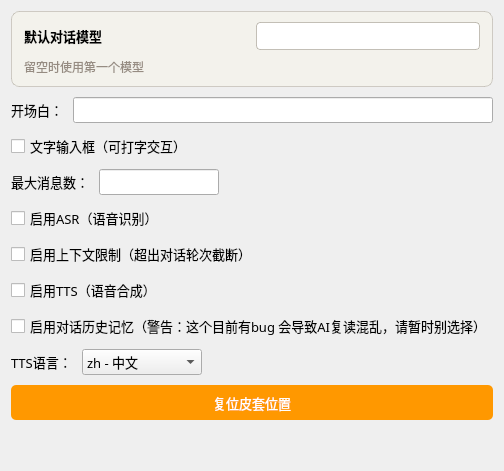
              <widget class="QWidget" name="tab_basic_config">
               <attribute name="title">
                <string>基础配置</string>
               </attribute>
               <layout class="QVBoxLayout" name="verticalLayout_basic_config">
                <property name="spacing">
                 <number>10</number>
                </property>
                <item>
                 <widget class="QFrame" name="frame_default_model">
                  <property name="styleSheet">
                   <string notr="true">QFrame#frame_default_model { border: 1px solid rgba(180,175,165,150); border-radius: 8px; background-color: rgba(245,243,235,180); padding: 2px; }</string>
                  </property>
                  <property name="frameShape">
                   <enum>QFrame::StyledPanel</enum>
                  </property>
                  <layout class="QVBoxLayout" name="verticalLayout_default_model">
                   <property name="spacing">
                    <number>8</number>
                   </property>
                   <property name="leftMargin">
                    <number>10</number>
                   </property>
                   <property name="topMargin">
                    <number>8</number>
                   </property>
                   <property name="rightMargin">
                    <number>10</number>
                   </property>
                   <property name="bottomMargin">
                    <number>8</number>
                   </property>
                    <item>
                     <layout class="QHBoxLayout" name="horizontalLayout_default_model">
                      <item>
                       <widget class="QLabel" name="label_default_model_title">
                        <property name="font">
                         <font>
                          <family>微软雅黑</family>
                          <pointsize>10</pointsize>
                          <weight>75</weight>
                          <bold>true</bold>
                         </font>
                        </property>
                        <property name="text">
                         <string>默认对话模型</string>
                        </property>
                       </widget>
                      </item>
                      <item>
                       <widget class="QComboBox" name="comboBox_llm_provider">
                        <property name="font">
                         <font>
                          <family>微软雅黑</family>
                          <pointsize>10</pointsize>
                         </font>
                        </property>
                        <property name="minimumSize">
                         <size>
                          <width>200</width>
                          <height>0</height>
                         </size>
                        </property>
                        <property name="styleSheet">
                         <string notr="true">QComboBox { border: 1px solid rgba(180,175,165,200); border-radius: 4px; padding: 3px 8px; background-color: white; }
QComboBox:hover { border-color: rgb(140,130,115); }
QComboBox::drop-down { border: none; width: 20px; }</string>
                        </property>
                       </widget>
                      </item>
                     </layout>
                    </item>
                   <item>
                    <widget class="QLabel" name="label_default_model_hint">
                     <property name="font">
                      <font>
                       <family>微软雅黑</family>
                       <pointsize>9</pointsize>
                      </font>
                     </property>
                     <property name="text">
                      <string>留空时使用第一个模型</string>
                     </property>
                     <property name="styleSheet">
                      <string notr="true">color: rgb(150,140,130);</string>
                     </property>
                    </widget>
                   </item>
                  </layout>
                 </widget>
                </item>
                <item>
                 <layout class="QHBoxLayout" name="horizontalLayout_3">
                  <item>
                   <widget class="QLabel" name="label_7">
                   <property name="minimumSize">
                    <size>
                     <width>0</width>
                     <height>0</height>
                    </size>
                   </property>
                   <property name="font">
                    <font>
                     <family>微软雅黑</family>
                     <pointsize>10</pointsize>
                    </font>
                   </property>
                   <property name="text">
                    <string>开场白：</string>
                   </property>
                  </widget>
                 </item>
                 <item>
                  <widget class="QLineEdit" name="lineEdit_4">
                   <property name="font">
                    <font>
                     <family>微软雅黑</family>
                     <pointsize>10</pointsize>
                    </font>
                   </property>
                  </widget>
                 </item>
                </layout>
               </item>
               <item>
                <layout class="QVBoxLayout" name="verticalLayout_all">
                 <item>
                  <widget class="QCheckBox" name="checkBox_3">
                   <property name="sizePolicy">
                    <sizepolicy hsizetype="Minimum" vsizetype="Fixed">
                     <horstretch>0</horstretch>
                     <verstretch>0</verstretch>
                    </sizepolicy>
                   </property>
                   <property name="font">
                    <font>
                     <family>微软雅黑</family>
                     <pointsize>10</pointsize>
                    </font>
                   </property>
                   <property name="text">
                    <string>文字输入框（可打字交互）</string>
                   </property>
                  </widget>
                 </item>
                 <item>
                    <layout class="QHBoxLayout" name="horizontalLayout_5" stretch="1,2,10">
                   <property name="spacing">
                    <number>10</number>
                   </property>
                   <item>
                    <widget class="QLabel" name="label_10">
                     <property name="sizePolicy">
                      <sizepolicy hsizetype="Expanding" vsizetype="Preferred">
                       <horstretch>0</horstretch>
                       <verstretch>0</verstretch>
                      </sizepolicy>
                     </property>
                     <property name="minimumSize">
                      <size>
                       <width>0</width>
                       <height>0</height>
                      </size>
                     </property>
                     <property name="font">
                      <font>
                       <family>微软雅黑</family>
                       <pointsize>10</pointsize>
                      </font>
                     </property>
                     <property name="text">
                      <string>最大消息数：</string>
                     </property>
                    </widget>
                   </item>
                   <item>
                    <widget class="QLineEdit" name="lineEdit_5">
                     <property name="minimumSize">
                      <size>
                       <width>120</width>
                       <height>0</height>
                      </size>
                     </property>
                     <property name="maximumSize">
                      <size>
                       <width>16777215</width>
                       <height>16777215</height>
                      </size>
                     </property>
                     <property name="font">
                      <font>
                       <family>微软雅黑</family>
                       <pointsize>10</pointsize>
                      </font>
                     </property>
                    </widget>
                   </item>
                   <item>
                    <spacer name="horizontalSpacer_3">
                     <property name="orientation">
                      <enum>Qt::Horizontal</enum>
                     </property>
                     <property name="sizeHint" stdset="0">
                      <size>
                       <width>40</width>
                       <height>20</height>
                      </size>
                     </property>
                    </spacer>
                   </item>
                  </layout>
                 </item>
                 <item>
                  <widget class="QCheckBox" name="checkBox_asr">
                   <property name="sizePolicy">
                    <sizepolicy hsizetype="Minimum" vsizetype="Fixed">
                     <horstretch>0</horstretch>
                     <verstretch>0</verstretch>
                    </sizepolicy>
                   </property>
                   <property name="font">
                    <font>
                     <family>微软雅黑</family>
                     <pointsize>10</pointsize>
                    </font>
                   </property>
                   <property name="text">
                    <string>启用ASR（语音识别）</string>
                   </property>
                  </widget>
                 </item>
                 <item>
                  <widget class="QCheckBox" name="checkBox_4">
                   <property name="sizePolicy">
                    <sizepolicy hsizetype="Minimum" vsizetype="Fixed">
                     <horstretch>0</horstretch>
                     <verstretch>0</verstretch>
                    </sizepolicy>
                   </property>
                   <property name="font">
                    <font>
                     <family>微软雅黑</family>
                     <pointsize>10</pointsize>
                    </font>
                   </property>
                   <property name="text">
                    <string>启用上下文限制（超出对话轮次截断）</string>
                   </property>
                  </widget>
                 </item>
                 <item>
                  <widget class="QCheckBox" name="checkBox_tts">
                   <property name="sizePolicy">
                    <sizepolicy hsizetype="Minimum" vsizetype="Fixed">
                     <horstretch>0</horstretch>
                     <verstretch>0</verstretch>
                    </sizepolicy>
                   </property>
                   <property name="font">
                    <font>
                     <family>微软雅黑</family>
                     <pointsize>10</pointsize>
                    </font>
                   </property>
                   <property name="text">
                    <string>启用TTS（语音合成）</string>
                   </property>
                  </widget>
                 </item>
                 <item>
                  <widget class="QCheckBox" name="checkBox_persistent_history">
                      <property name="sizePolicy">
                       <sizepolicy hsizetype="Minimum" vsizetype="Fixed">
                        <horstretch>0</horstretch>
                        <verstretch>0</verstretch>
                       </sizepolicy>
                      </property>
                      <property name="font">
                       <font>
                        <family>微软雅黑</family>
                        <pointsize>10</pointsize>
                       </font>
                      </property>
                      <property name="text">
                       <string>启用对话历史记忆（警告：这个目前有bug 会导致AI复读混乱，请暂时别选择）</string>
                      </property>
                  </widget>
                 </item>
                 <item>
                  <layout class="QHBoxLayout" name="horizontalLayout_4" stretch="1,2,10">
                   <property name="spacing">
                    <number>10</number>
                   </property>
                   <item>
                    <widget class="QLabel" name="label_tts_language">
                     <property name="minimumSize">
                      <size>
                       <width>0</width>
                       <height>0</height>
                      </size>
                     </property>
                     <property name="font">
                      <font>
                       <family>微软雅黑</family>
                       <pointsize>10</pointsize>
                      </font>
                     </property>
                     <property name="text">
                      <string>TTS语言：</string>
                     </property>
                    </widget>
                   </item>
                   <item>
                    <widget class="QComboBox" name="comboBox_tts_language">
                     <property name="minimumSize">
                      <size>
                       <width>120</width>
                       <height>0</height>
                      </size>
                     </property>
                     <property name="font">
                      <font>
                       <family>微软雅黑</family>
                       <pointsize>10</pointsize>
                      </font>
                     </property>
                     <item>
                      <property name="text">
                       <string>zh - 中文</string>
                      </property>
                     </item>
                     <item>
                      <property name="text">
                       <string>en - 英文</string>
                      </property>
                     </item>
                     <item>
                      <property name="text">
                       <string>ja - 日语</string>
                      </property>
                     </item>
                     <item>
                      <property name="text">
                       <string>ko - 韩语</string>
                      </property>
                     </item>
                    </widget>
                   </item>
                   <item>
                    <spacer name="horizontalSpacer_7">
                     <property name="orientation">
                      <enum>Qt::Horizontal</enum>
                     </property>
                     <property name="sizeHint" stdset="0">
                      <size>
                       <width>40</width>
                       <height>20</height>
                      </size>
                     </property>
                    </spacer>
                   </item>
                  </layout>
                 </item>

                 <item>
                  <widget class="QPushButton" name="pushButton_reset_model_position">
                   <property name="sizePolicy">
                    <sizepolicy hsizetype="Minimum" vsizetype="Fixed">
                     <horstretch>0</horstretch>
                     <verstretch>0</verstretch>
                    </sizepolicy>
                   </property>
                   <property name="minimumSize">
                    <size>
                     <width>0</width>
                     <height>35</height>
                    </size>
                   </property>
                   <property name="font">
                    <font>
                     <family>微软雅黑</family>
                     <pointsize>10</pointsize>
                    </font>
                   </property>
                   <property name="cursor">
                    <cursorShape>PointingHandCursor</cursorShape>
                   </property>
                   <property name="styleSheet">
                    <string notr="true">QPushButton {
    background-color: #ff9800;
    color: white;
    border: none;
    border-radius: 5px;
    padding: 5px 15px;
}
QPushButton:hover {
    background-color: #f57c00;
}
QPushButton:pressed {
    background-color: #e65100;
}</string>
                   </property>
                   <property name="text">
                    <string>复位皮套位置</string>
                   </property>
                  </widget>
                 </item>
                 <item>
                  <spacer name="verticalSpacer_basic_config">
                   <property name="orientation">
                    <enum>Qt::Vertical</enum>
                   </property>
                   <property name="sizeHint" stdset="0">
                    <size>
                     <width>20</width>
                     <height>40</height>
                    </size>
                   </property>
                  </spacer>
                 </item>
                </layout>
               </item>
              </layout>
             </widget>
